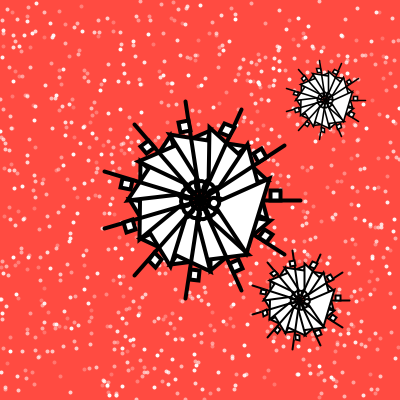
Frame 1 (no input)
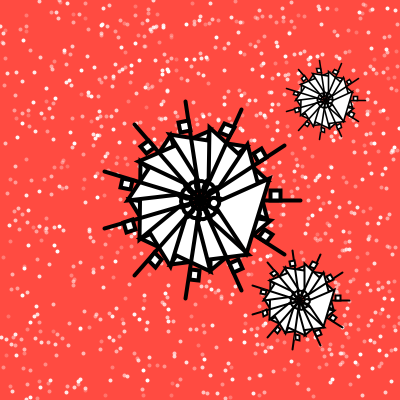
Frame 60 (the mouse pressed at the canvas centre just before this capture)
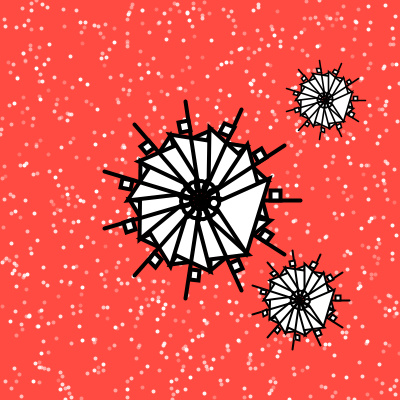
Frame 120 (the mouse held since frame 60 and released just before this capture)

The Processing sketch that drew these frames (run headless with seeded random() and noise(); from frame 60 on, the mouse is pressed at the canvas centre):

// Processing sketch: processing_124578
// ── processing_124578.pde

void setup() {

  size(400, 400);

  frameRate(15);

}






void draw() {

  background(275,75,65);

  translate(200, 200);




  for (int j=0;j<1000;j++) {

    stroke(255, random(55, 255));

    strokeWeight(4);

    point(random(-200, 200), random(-200, 200));

  }

  

 flake();

 

 translate(100,100);

 scale(.5,.5);

 flake();

 

 translate(50,-400);

 scale(.8,.8);

 flake();
  
  translate(50,-400);

 scale(.100,.1);

 flake();


  

}

/////////////////////////////




void flake(){

  //rotate(PI/4);

  int sections=11;

  stroke(0);




  for (int i=0;i<sections;i++) {

    line(0, 0, 100, 0);

    triangle(70, 20, 10, 70,10,10);

    rect(70, -10, 10, 10);
    
    ellipse(10,10,10,10);


    rotate(2*PI/sections);

  }

  

}
